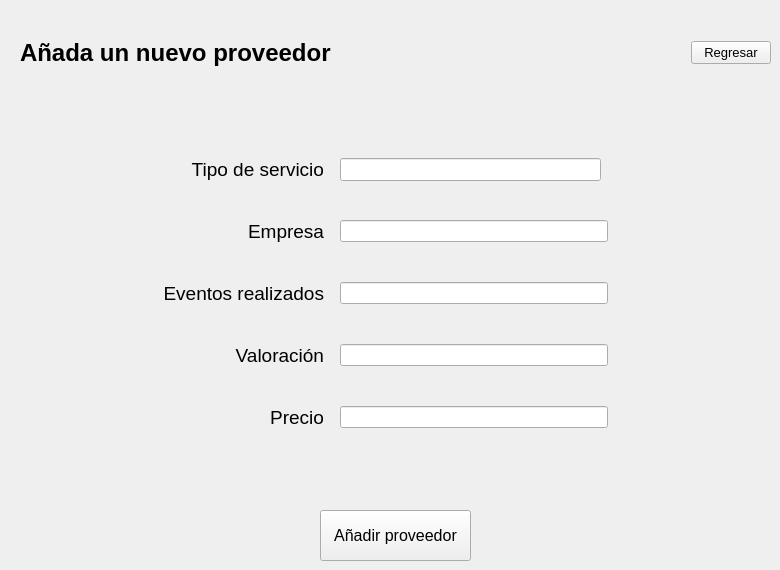
    <widget class="QWidget" name="page12_Anadir_proveedor">
     <widget class="QWidget" name="layoutWidget_2">
      <property name="geometry">
       <rect>
        <x>20</x>
        <y>30</y>
        <width>751</width>
        <height>46</height>
       </rect>
      </property>
      <layout class="QHBoxLayout" name="horizontalLayout_2">
       <item>
        <widget class="QLabel" name="label_anada_lugar_2">
         <property name="text">
          <string>&lt;html&gt;&lt;head/&gt;&lt;body&gt;&lt;p&gt;&lt;span style=&quot; font-size:18pt; font-weight:700;&quot;&gt;Añada un nuevo proveedor        &lt;/span&gt;&lt;/p&gt;&lt;/body&gt;&lt;/html&gt;</string>
         </property>
        </widget>
       </item>
       <item alignment="Qt::AlignRight|Qt::AlignVCenter">
        <widget class="QPushButton" name="pushButton_Regresar_Anadir_Proveedor">
         <property name="enabled">
          <bool>true</bool>
         </property>
         <property name="maximumSize">
          <size>
           <width>226</width>
           <height>16777215</height>
          </size>
         </property>
         <property name="font">
          <font>
           <pointsize>10</pointsize>
          </font>
         </property>
         <property name="mouseTracking">
          <bool>false</bool>
         </property>
         <property name="text">
          <string>Regresar</string>
         </property>
         <property name="checkable">
          <bool>false</bool>
         </property>
         <property name="autoRepeat">
          <bool>false</bool>
         </property>
         <property name="autoExclusive">
          <bool>false</bool>
         </property>
         <property name="autoDefault">
          <bool>false</bool>
         </property>
         <property name="default">
          <bool>false</bool>
         </property>
         <property name="flat">
          <bool>false</bool>
         </property>
        </widget>
       </item>
      </layout>
     </widget>
     <widget class="QWidget" name="layoutWidget_3">
      <property name="geometry">
       <rect>
        <x>160</x>
        <y>100</y>
        <width>451</width>
        <height>387</height>
       </rect>
      </property>
      <layout class="QFormLayout" name="formLayout_5">
       <property name="sizeConstraint">
        <enum>QLayout::SetDefaultConstraint</enum>
       </property>
       <property name="fieldGrowthPolicy">
        <enum>QFormLayout::ExpandingFieldsGrow</enum>
       </property>
       <property name="rowWrapPolicy">
        <enum>QFormLayout::DontWrapRows</enum>
       </property>
       <property name="labelAlignment">
        <set>Qt::AlignRight|Qt::AlignTrailing|Qt::AlignVCenter</set>
       </property>
       <property name="formAlignment">
        <set>Qt::AlignCenter</set>
       </property>
       <property name="horizontalSpacing">
        <number>16</number>
       </property>
       <property name="verticalSpacing">
        <number>39</number>
       </property>
       <property name="leftMargin">
        <number>3</number>
       </property>
       <property name="topMargin">
        <number>3</number>
       </property>
       <property name="rightMargin">
        <number>3</number>
       </property>
       <property name="bottomMargin">
        <number>3</number>
       </property>
       <item row="0" column="0">
        <widget class="QLabel" name="label_tipo_servicio">
         <property name="text">
          <string>&lt;html&gt;&lt;head/&gt;&lt;body&gt;&lt;p align=&quot;right&quot;&gt;&lt;span style=&quot; font-size:14pt;&quot;&gt;Tipo de servicio&lt;/span&gt;&lt;/p&gt;&lt;/body&gt;&lt;/html&gt;</string>
         </property>
        </widget>
       </item>
       <item row="0" column="1">
        <widget class="QLineEdit" name="lineEdit_servicio">
         <property name="maximumSize">
          <size>
           <width>261</width>
           <height>28</height>
          </size>
         </property>
        </widget>
       </item>
       <item row="1" column="0">
        <widget class="QLabel" name="label_nombre_empresa">
         <property name="text">
          <string>&lt;html&gt;&lt;head/&gt;&lt;body&gt;&lt;p align=&quot;right&quot;&gt;&lt;span style=&quot; font-size:14pt;&quot;&gt;Empresa&lt;/span&gt;&lt;/p&gt;&lt;/body&gt;&lt;/html&gt;</string>
         </property>
        </widget>
       </item>
       <item row="1" column="1">
        <widget class="QLineEdit" name="lineEdit_empresa"/>
       </item>
       <item row="2" column="0">
        <widget class="QLabel" name="label_eventos_realizados">
         <property name="text">
          <string>&lt;html&gt;&lt;head/&gt;&lt;body&gt;&lt;p align=&quot;right&quot;&gt;&lt;span style=&quot; font-size:14pt;&quot;&gt;Eventos realizados&lt;/span&gt;&lt;/p&gt;&lt;/body&gt;&lt;/html&gt;</string>
         </property>
        </widget>
       </item>
       <item row="2" column="1">
        <widget class="QLineEdit" name="lineEdit_cantidadEventos"/>
       </item>
       <item row="3" column="0">
        <widget class="QLabel" name="label_valoracion">
         <property name="text">
          <string>&lt;html&gt;&lt;head/&gt;&lt;body&gt;&lt;p align=&quot;right&quot;&gt;&lt;span style=&quot; font-size:14pt;&quot;&gt;Valoración&lt;/span&gt;&lt;/p&gt;&lt;/body&gt;&lt;/html&gt;</string>
         </property>
        </widget>
       </item>
       <item row="3" column="1">
        <widget class="QLineEdit" name="lineEdit_valoracion"/>
       </item>
       <item row="4" column="0">
        <widget class="QLabel" name="label_precio_2">
         <property name="text">
          <string>&lt;html&gt;&lt;head/&gt;&lt;body&gt;&lt;p align=&quot;right&quot;&gt;&lt;span style=&quot; font-size:14pt;&quot;&gt;Precio&lt;/span&gt;&lt;/p&gt;&lt;/body&gt;&lt;/html&gt;</string>
         </property>
        </widget>
       </item>
       <item row="4" column="1">
        <widget class="QLineEdit" name="lineEdit_precio_2"/>
       </item>
      </layout>
     </widget>
     <widget class="QPushButton" name="pushButton_anadir_proveedor">
      <property name="geometry">
       <rect>
        <x>320</x>
        <y>510</y>
        <width>151</width>
        <height>51</height>
       </rect>
      </property>
      <property name="font">
       <font>
        <pointsize>12</pointsize>
       </font>
      </property>
      <property name="text">
       <string>Añadir proveedor</string>
      </property>
     </widget>
    </widget>
